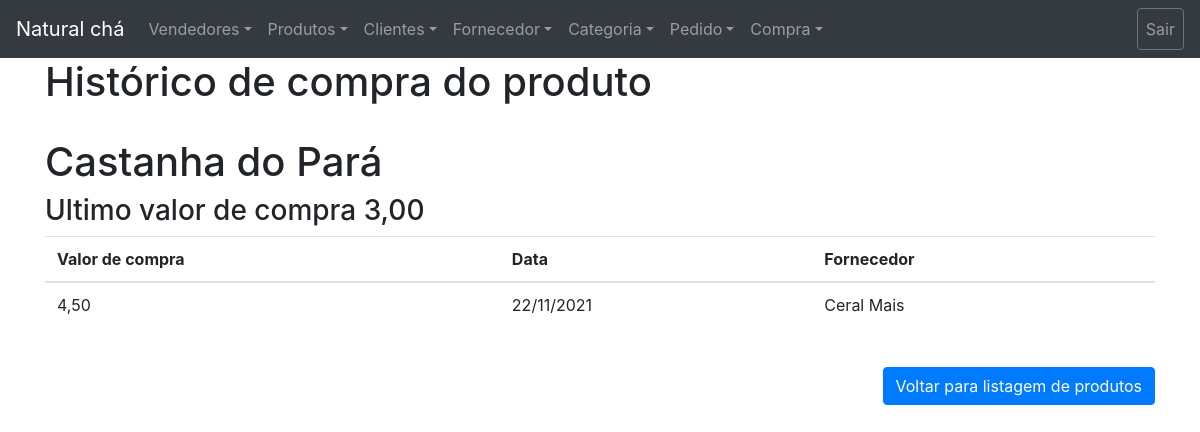
Screenshot of /backend/produtos/historico_produtos.php?id=40 with the database file from the repository.
### tables this page shows
CREATE TABLE `produto` (
  `id` int(11) NOT NULL AUTO_INCREMENT,
  `nome` varchar(45) NOT NULL,
  `descricao` text NOT NULL,
  `peso` decimal(8,3) DEFAULT NULL,
  `valor` decimal(8,2) NOT NULL,
  `quantidade` int(11) DEFAULT NULL,
  `valor_compra` decimal(8,2) NOT NULL,
  `margem` decimal(8,2) NOT NULL,
  `ativo` tinyint(1) DEFAULT '1',
  `tipo_venda` varchar(45) NOT NULL,
  PRIMARY KEY (`id`)
);

CREATE TABLE `compra_has_produto` (
  `compra_idcompras` int(11) NOT NULL,
  `produto_idproduto` int(11) NOT NULL,
  `id` int(11) NOT NULL AUTO_INCREMENT,
  `preco` decimal(8,2) NOT NULL,
  PRIMARY KEY (`compra_idcompras`,`produto_idproduto`),
  UNIQUE KEY `id_UNIQUE` (`id`),
  KEY `fk_compra_has_produto_produto1_idx` (`produto_idproduto`),
  KEY `fk_compra_has_produto_compra1_idx` (`compra_idcompras`),
  CONSTRAINT `fk_compra_has_produto_compra1` FOREIGN KEY (`compra_idcompras`) REFERENCES `compra` (`id`),
  CONSTRAINT `fk_compra_has_produto_produto1` FOREIGN KEY (`produto_idproduto`) REFERENCES `produto` (`id`)
);

CREATE TABLE `fornecedor` (
  `id` int(11) NOT NULL AUTO_INCREMENT,
  `cnpj` varchar(20) NOT NULL,
  `nome` varchar(45) NOT NULL,
  `endereco` varchar(45) NOT NULL,
  `transportadora` varchar(45) NOT NULL,
  PRIMARY KEY (`id`)
);

### conexao.php (called while the page is built, shortened)
<?php
function formatar_valor($numero)
{
    return number_format($numero, 2, ',', '.');
}
?>

### backend/produtos/historico_produtos.php (the view, shortened to what this page needs)
<?php
try{
    include "../configurações/conexao.php";
    include ("../configurações/bootstrap.php");
    include ("../configurações/menu.php");
    $query = $conexao->prepare("SELECT * from compra_has_produto where produto_idproduto=:id order by id desc");
    $query->bindValue(":id", $_GET['id']);
    $query->execute();
        ?>
    <?php
    $queryNome = $conexao->prepare("Select * from produto where id=:id");
    $queryNome->bindValue(":id", $_GET['id']);
    $queryNome->execute();
    $nome= $queryNome->fetch();
}catch(PDOException $exception){
    echo $exception->getMessage();
}
?>
<!DOCTYPE html>
<html lang="en">
<head>
</head>
<body>
<div class="container">
    <h1>Histórico de compra do produto</h1>
    <br>
    <h1><?php echo $nome->nome; ?></h1>
    <h3>Ultimo valor de compra <?php echo formatar_valor($nome->valor_compra); ?></h3>
    <table class="table">
        <thead>
        <tr>
            <th scope="col">Valor de compra</th>
            <th scope="col">Data</th>
            <th scope="col">Fornecedor</th>
        </tr>
        </thead>
        <tbody>
        <?php while ($linha=$query->fetchObject()):
        $queryData = $conexao->prepare("Select *, DATE_FORMAT(data, '%d/%m/%Y') as data from compra where id =:id");
        $queryData->bindParam(":id", $linha->compra_idcompras);
        $queryData->execute();
        $linhaData = $queryData->fetchObject();
        $queryFornecedor = $conexao->prepare("Select * from fornecedor where id=:id");
        $queryFornecedor->bindParam(":id", $linhaData->fornecedor_idfornecedor);
        $queryFornecedor->execute();
        $linhaForncedor = $queryFornecedor->fetchObject();
        ?>
        <tr>
            <td><?php echo formatar_valor($linha->preco); ?></td>
            <td><?php echo $linhaData->data; ?></td>
            <td><?php echo $linhaForncedor->nome; ?></td>
        </tr>
        <?php
        endwhile;
        ?>
        </tbody>
    </table>
    <br>
    <p><a type="button" class="btn btn-primary float-right" href="listagem_produtos.php">Voltar para listagem de produtos</a> </p>
</body>
</html>

### rows the page displays
produto: nome "Castanha do Pará", valor_compra "3,00"
compra_has_produto: preco "4,50", data "22/11/2021", fornecedor.nome "Ceral Mais"
